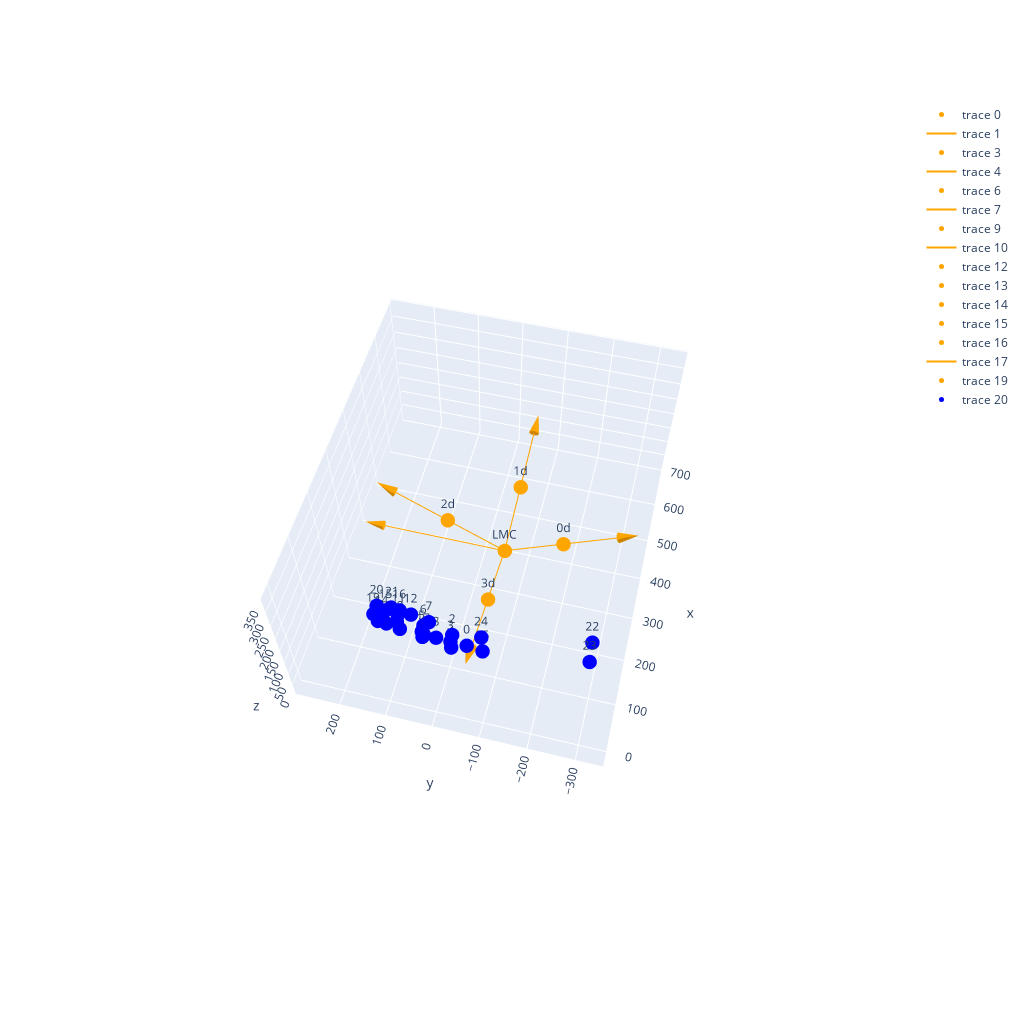

Notebook code cell kept with this figure:
### Code cell
x = pos * mult
print(x)
#x = np.array([300, 0, 0, 0])
LMCs = [make_LMC(LMC_loc=[x[0+4*l], x[1+4*l], 0], LMC_orient=[0, 0, 0], LMC_H=LMC_H) for l in range(num_LMC)]

occlusions = []
for LMC in LMCs:
    for i in range(num_poses):
        occlusions += [check_LMC_Hand_visibility(LMC, pos_markers=data[0][i], fingers_idx=fingers_idx, finger_lines=data[4][0], finger_radius=finger_radius, palm_plane_normal=data[2][i], palm_centroid=data[3][i], palm_markers=data[1][i])]
        

occlusions = np.array(occlusions)
print(occlusions)
fig = go.Figure()
fig = plotLMC(fig, LMCs[0], color='orange', name='LMC', scale = 30)
fig = plot_hand(fig, data[0][0])
fig.show()

### Figure 1 — Plotly figure (JSON) as saved in the notebook; plotly's stock layout.template omitted (floating-point values rounded to 4 significant figures)
{"data": [{"marker": {"color": "orange", "size": 5}, "mode": "markers+text", "type": "scatter3d", "x": [371.5], "y": [-49.73], "z": [0]}, {"line": {"color": "orange", "width": 2}, "mode": "lines", "type": "scatter3d", "x": [371.5, 371.5, null], "y": [-49.73, -309.5, null], "z": [0, 150.0, null]}, {"colorscale": [[0, "orange"], [1, "orange"]], "showlegend": false, "showscale": false, "type": "cone", "u": [0], "v": [-77.94], "w": [45.0], "x": [371.5], "y": [-304.3], "z": [147.0]}, {"marker": {"color": "orange", "size": 5}, "mode": "markers+text", "type": "scatter3d", "x": [371.5], "y": [-49.73], "z": [0]}, {"line": {"color": "orange", "width": 2}, "mode": "lines", "type": "scatter3d", "x": [371.5, 661.3, null], "y": [-49.73, -49.73, null], "z": [0, 77.65, null]}, {"colorscale": [[0, "orange"], [1, "orange"]], "showlegend": false, "showscale": false, "type": "cone", "u": [86.93], "v": [0], "w": [23.29], "x": [655.5], "y": [-49.73], "z": [76.09]}, {"marker": {"color": "orange", "size": 5}, "mode": "markers+text", "type": "scatter3d", "x": [371.5], "y": [-49.73], "z": [0]}, {"line": {"color": "orange", "width": 2}, "mode": "lines", "type": "scatter3d", "x": [371.5, 371.5, null], "y": [-49.73, 210.1, null], "z": [0, 150.0, null]}, {"colorscale": [[0, "orange"], [1, "orange"]], "showlegend": false, "showscale": false, "type": "cone", "u": [0], "v": [77.94], "w": [45.0], "x": [371.5], "y": [204.9], "z": [147.0]}, {"marker": {"color": "orange", "size": 5}, "mode": "markers+text", "type": "scatter3d", "x": [371.5], "y": [-49.73], "z": [0]}, {"line": {"color": "orange", "width": 2}, "mode": "lines", "type": "scatter3d", "x": [371.5, 81.7, null], "y": [-49.73, -49.73, null], "z": [0, 77.65, null]}, {"colorscale": [[0, "orange"], [1, "orange"]], "showlegend": false, "showscale": false, "type": "cone", "u": [-86.93], "v": [0], "w": [23.29], "x": [87.5], "y": [-49.73], "z": [76.09]}, {"marker": {"color": "orange", "size": 5}, "mode": "markers+text", "text": "0d", "type": "scatter3d", "x": [371.5], "y": [-179.6], "z": [75.0]}, {"marker": {"color": "orange", "size": 5}, "mode": "markers+text", "text": "1d", "type": "scatter3d", "x": [516.4], "y": [-49.73], "z": [38.82]}, {"marker": {"color": "orange", "size": 5}, "mode": "markers+text", "text": "2d", "type": "scatter3d", "x": [371.5], "y": [80.18], "z": [75.0]}, {"marker": {"color": "orange", "size": 5}, "mode": "markers+text", "text": "3d", "type": "scatter3d", "x": [226.6], "y": [-49.73], "z": [38.82]}, {"marker": {"color": "orange", "size": 5}, "mode": "markers+text", "type": "scatter3d", "x": [371.5], "y": [-49.73], "z": [0]}, {"line": {"color": "orange", "width": 2}, "mode": "lines", "type": "scatter3d", "x": [371.5, 371.5, null], "y": [-49.73, 250.3, null], "z": [0, 0, null]}, {"colorscale": [[0, "orange"], [1, "orange"]], "showlegend": false, "showscale": false, "type": "cone", "u": [0], "v": [90], "w": [0], "x": [371.5], "y": [244.3], "z": [0]}, {"marker": {"color": "orange", "size": 5}, "mode": "markers+text", "text": "LMC", "type": "scatter3d", "x": [371.5], "y": [-49.73], "z": [0]}, {"marker": {"color": "blue", "size": 5}, "mode": "markers+text", "text": [0, 1, 2, 3, 4, 5, 6, 7, 8, 9, 10, 11, 12, 13, 14, 15, 16, 17, 18, 19, 20, 21, 22, 23, 24, 25], "type": "scatter3d", "x": [9.41, -8.953, -7.473, 20.78, 0.00109, -1.096, 0.9882, 0.5634, 25.3, 4.453, 6.295, 9.324, 6.199, 7.679, 9.839, 12.94, 10.32, 28.1, 8.219, 10.28, 17.06, 11.92, 49.57, -2.961, -9.321e-05, 9.321e-05], "y": [-68.48, -45.13, -48.16, -33.74, 11.53, 11.18, 7.712, -3.674, -4.251, 55.77, 60.39, 57.96, 31.03, 82.25, 89.91, 81.42, 53.63, 21.02, 98.58, 105.9, 100.2, 69.93, -290.3, -293.4, -99.06, -100.9], "z": [262.5, 280.6, 326.6, 240.5, 278.1, 300.7, 320.6, 338.7, 233.4, 280.2, 301.1, 322.4, 340.6, 283.0, 302.1, 322.5, 338.7, 230.3, 284.2, 302.9, 323.1, 339.1, 298.3, 330.8, 326.0, 274.0]}], "layout": {"height": 1024, "scene": {"aspectmode": "data", "aspectratio": {"x": 1, "y": 1, "z": 1}, "camera": {"center": {"x": 0, "y": 0, "z": 0}, "eye": {"x": -2, "y": -0.5, "z": 3}, "up": {"x": 0, "y": 0, "z": 20}}}, "width": 1024}}
